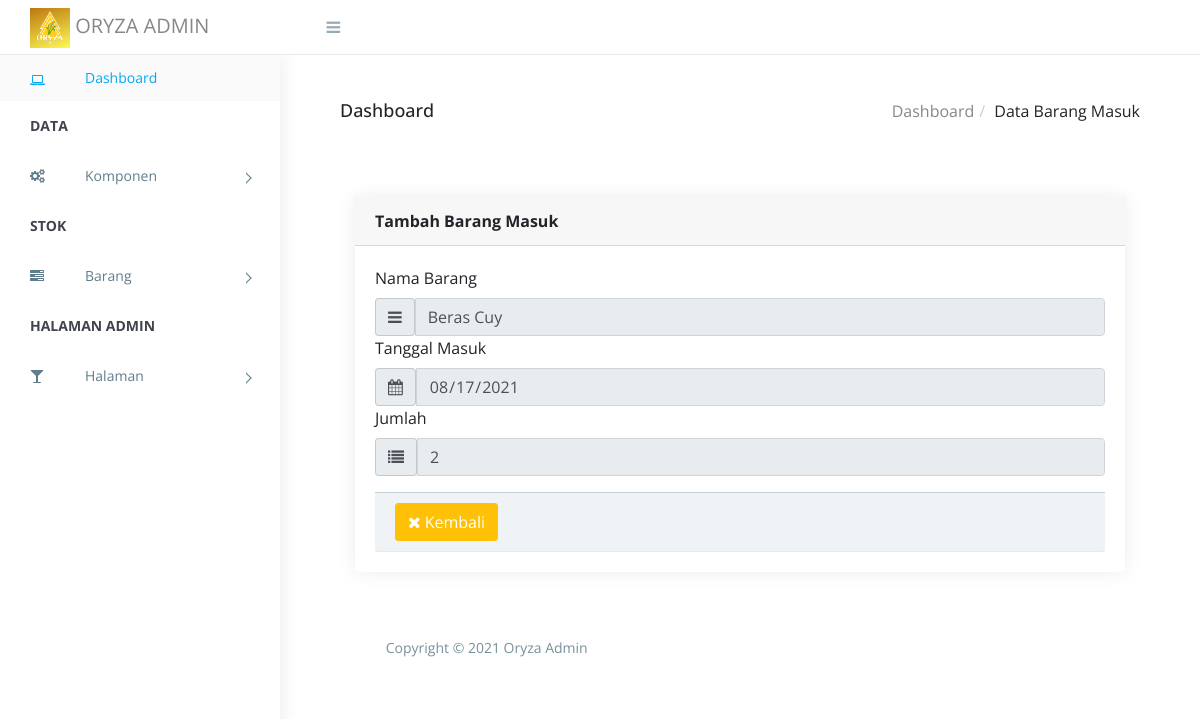
/admin/detailmasuk.php?id=7 (signed in), run on the app's committed database.
### tables this page shows
CREATE TABLE `barang_masuk` (
  `id` int(10) NOT NULL,
  `id_produk` int(10) NOT NULL,
  `tanggal_masuk` date NOT NULL,
  `jumlah` int(3) NOT NULL
);

CREATE TABLE `produk` (
  `id` int(10) NOT NULL,
  `gambar` varchar(255) NOT NULL,
  `nama` varchar(50) NOT NULL,
  `harga` int(100) NOT NULL,
  `berat` int(100) NOT NULL,
  `stok` int(100) NOT NULL,
  `deskripsi` text NOT NULL,
  `kategori` enum('beras','dedak') NOT NULL
);

### admin/detailmasuk.php (the view)
<?php require_once("head.php");
if(isset($_GET['id'])){
  $id = $_GET['id'];
  $call = mysqli_query($koneksi, "SELECT barang_masuk.id,produk.nama as nama_produk,barang_masuk.id_produk as id_produk,tanggal_masuk, jumlah FROM barang_masuk
  INNER JOIN  produk ON produk.id = barang_masuk.id_produk WHERE barang_masuk.id='$id'");
  $data = mysqli_fetch_array($call);
}
?>
        <div class="breadcrumbs">
            <div class="breadcrumbs-inner">
                <div class="row m-0">
                    <div class="col-sm-4">
                        <div class="page-header float-left">
                            <div class="page-title">
                                <h1>Dashboard</h1>
                            </div>
                        </div>
                    </div>
                    <div class="col-sm-8">
                        <div class="page-header float-right">
                            <div class="page-title">
                                <ol class="breadcrumb text-right">
                                    <li><a href="index.php">Dashboard</a></li>
                                    <li class="active">Data Barang Masuk</li>
                                </ol>
                            </div>
                        </div>
                    </div>
                </div>
            </div>
        </div>
        <div class="content">
            <div class="content">
            <div class="animated fadeIn">
         <div class="col-xs-6 col-sm-12">
                        <div class="card">
                            <div class="card-header">
                                <strong>Tambah Barang Masuk</strong>
                            </div>
                            <div class="card-body card-block">
                                <div class="form-group">
                                    <label class=" form-control-label">Nama Barang</label>
                                    <div class="input-group">
                                        <div class="input-group-addon"><i class="fa fa-bars"></i></div>
                                        <input class="form-control" type="text" value="<?= $data['nama_produk'] ?>" readonly>
                                    </div>
                             <div class="form-group">
                                    <label class=" form-control-label">Tanggal Masuk</label>
                                    <div class="input-group">
                                        <div class="input-group-addon"><i class="fa fa-calendar"></i></div>
                                        <input class="form-control" type="date" name="tanggal" value="<?= $data['tanggal_masuk']?>" readonly>
                                    </div>
                            <div class="form-group">
                                    <label class=" form-control-label">Jumlah</label>
                                     <div class="input-group">
                                          <div class="input-group-addon"><i class="fa fa-list"></i></div>
                                          <input class="form-control" type="number" name="jumlah" value="<?= $data['jumlah'] ?>" readonly>
                                      </div>
                                </div>
                                <div class="card-footer">
                                    <a href="databarangmasuk.php" class="btn btn-warning" style="color: white;"><i class="fa fa-times"></i> Kembali</a>
                                </div>
                        </div>
                    </div>
        </div>
    </div>
</div>
<?php require_once("footer.php"); ?>

### admin/assets/css/style.css (style rules this page uses)
body { display: table; font-family: "Open Sans", sans-serif; font-size: 16px; width: 100%; }
a, button { text-decoration: none; outline: none !important; color: #878787; -webkit-transition: all 0.25s ease; transition: all 0.25s ease; }
h1, h2, h3, h4, h5, h6 { margin: 0; }
ul, ol { padding-left: 0; }
.btn, button, input, textarea { -webkit-box-shadow: none; box-shadow: none; outline: 0 !important; }
.btn { border-radius: 3px; }
.right-panel .breadcrumbs { float: left; margin-top: 30px; padding: 0 1.875em; width: 100%; }
.right-panel .breadcrumbs .breadcrumbs-inner { background-color: #fff; }
.right-panel .page-header { min-height: 50px; margin: 0px; padding: 0px 15px; background: #ffffff; border-bottom: 0px; }
.right-panel .page-header h1 { font-size: 18px; padding: 15px 0; }
.right-panel .page-header .breadcrumb { margin: 0px; padding: 13.5px 0; background: #fff; text-transform: capitalize; }
.right-panel .page-header .breadcrumb > li + li:before { padding: 0 5px; color: #ccc; content: "/\00a0"; }
.content { float: left; padding: 1.875em; width: 100%; }
.card { margin-bottom: 1.875em; border-radius: 5px; padding: 0; border: 0px solid transparent; -webkit-box-shadow: 0 0 20px rgba(0, 0, 0, 0.08); box-shadow: 0 0 20px rgba(0, 0, 0, 0.08); }
.card .card-top, .card .card-footer { background: #fafafa; border-bottom: 1px solid #e8e9ef; float: left; padding: .75em 1.125em; width: 100%; }
.card .card-body { float: left; padding: 1.25em; position: relative; width: 100%; }
.card .card-footer { padding: 0.65rem 1.25rem; background-color: #f0f3f5; border-top: 1px solid #c2cfd6; }
.btn, .button { display: inline-block; font-weight: 400; text-align: center; white-space: nowrap; vertical-align: middle; -webkit-transition: all .15s ease-in-out; transition: all .15s ease-in-out; border-radius: 3; cursor: pointer; }
.input-group-addon { background-color: transparent; border-left: 0; }
.input-group-addon, .input-group-btn { white-space: nowrap; vertical-align: middle; }
.input-group-addon { padding: .5rem .75rem; margin-bottom: 0; font-size: 1rem; font-weight: 400; line-height: 1.25; color: #495057; text-align: center; background-color: #e9ecef; border: 1px solid rgba(0, 0, 0, 0.15); border-radius: .25rem; }
@media (max-width: 1368px) { .card-body { padding: 15px; } }

### data on the page
barang_masuk: id_produk.nama "Beras Cuy", tanggal "08/17/2021", jumlah "2"
